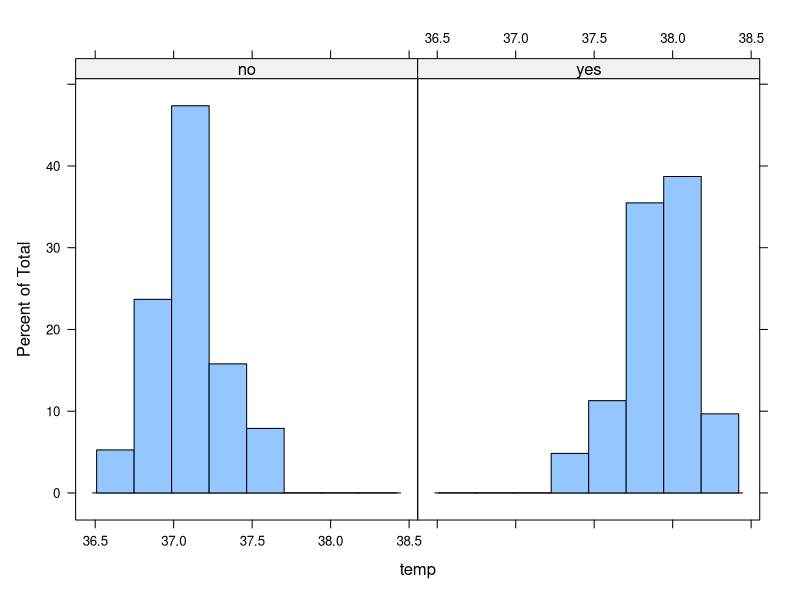
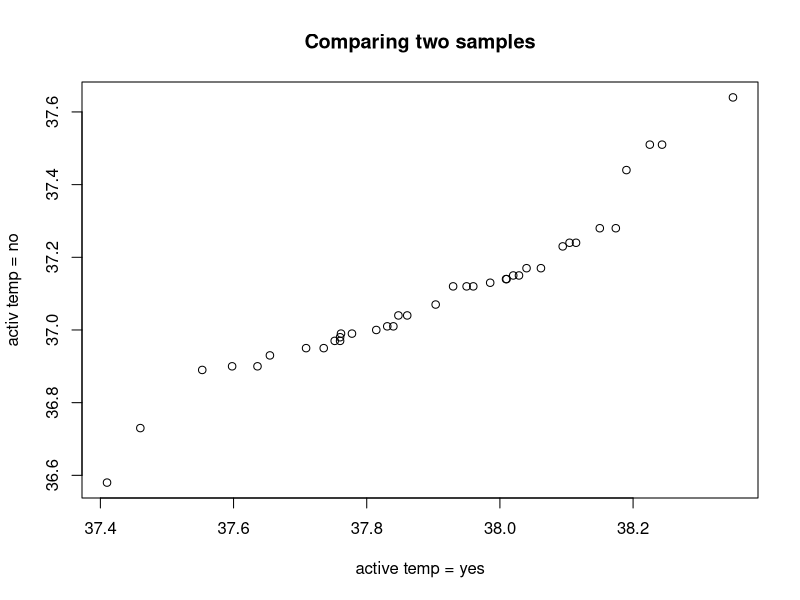
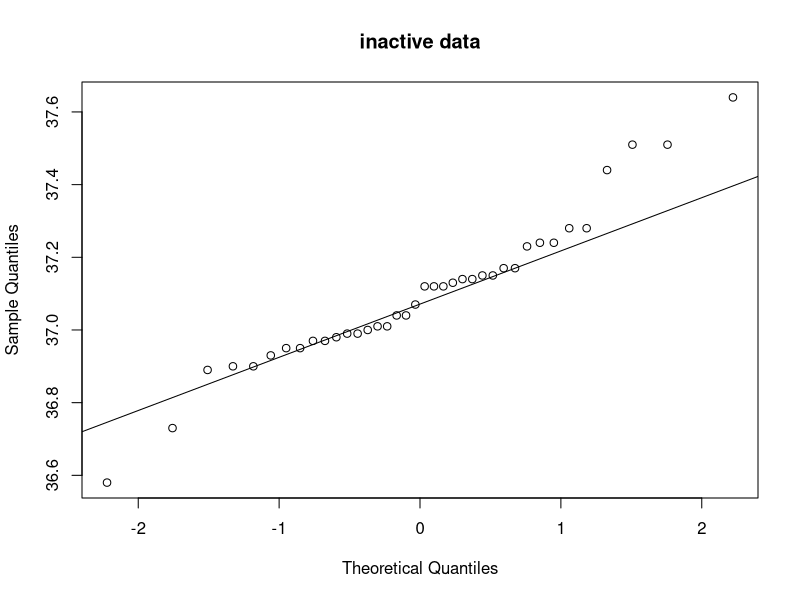

These charts were generated, in order, by the following R code:
str(beaver2)
# The beaver dataset contains data on body temp of 4 beavers
# every 10 mins for a day for demo purposes
# we want to examine the diffrence in average body temp
#during periods of activity to evaluate whether 
# body temp is affected by activity

# activ should be a factor
# temp is numerical

# use the transform function to
# change the activ to a factor
transformed_beaver_data <- transform(beaver2, activ = factor(activ, labels = c("no", "yes")))
str(transformed_beaver_data)
# before selecting the appropraite test, we need to check
# whether the data is normally distributed or not
# notes on balckboard for info

library("lattice")

# the histogram uses a 1 sided formula so we dont specify
# anything on the left side of ~
# and on the right side we specify which varibale is in the histogram

histogram(~temp | activ, data = transformed_beaver_data)

# Quantile-quantile plot allows us to 
# examine if data is distributed normally
# compare the quantiles of both samples
# we use the square brackets to select the cases we want

with(transformed_beaver_data, 
     qqplot(temp[activ == "yes"], 
            temp[activ == "no"],
            main = "Comparing two samples",
            xlab = "active temp = yes",
            ylab = "activ temp = no"))

# using  a qq plot to check for normality
# qqnorm functions plots the sample
# against a normal distrubution
with(transformed_beaver_data, {
  qqnorm(temp[activ == "no"],
         main = "inactive data")
  qqline(temp[activ == "no"])
  })

# Formal test of normality
# provided through the Shapiro-wilks test
normality_test <- shapiro.test(transformed_beaver_data$temp)
normality_test$p.value

# p value tells us the chnaces the sample 
# comes from a normal distrubtion
# in this example, p value is less than 0.05
# so it is not normally distributed

# we can also check the normality of each variables
# using the tapply() function
with(transformed_beaver_data, tapply(temp, activ, shapiro.test))


t.test(temp~activ, data = transformed_beaver_data)


